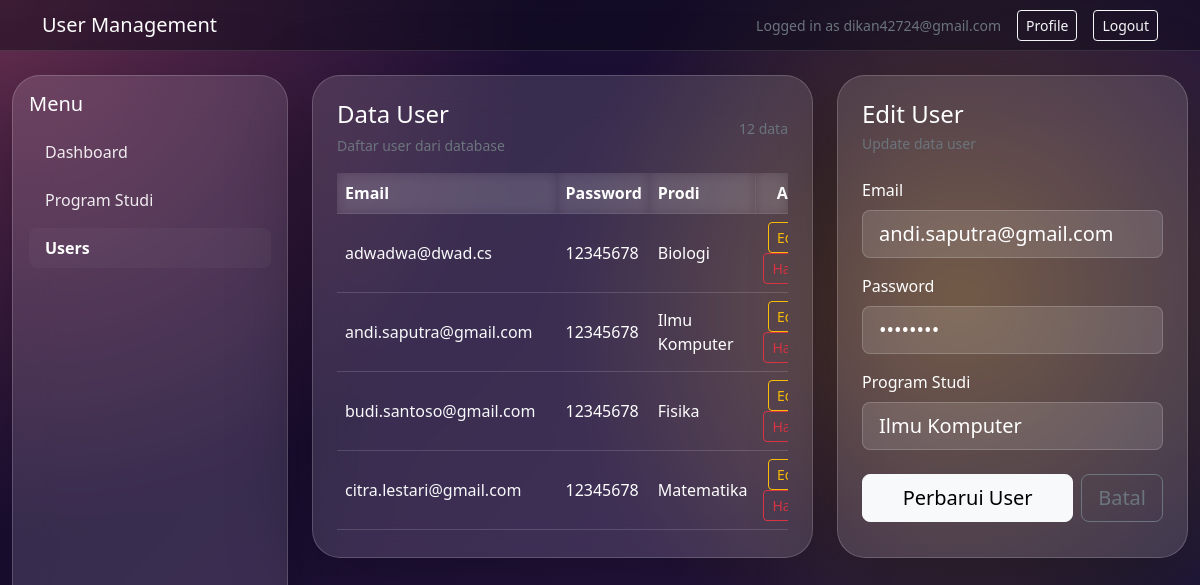
The app's page /user.php?edit=12 (signed in) with its own data.
### tables this page shows
CREATE TABLE `user_tbl` (
  `user_id` int(11) NOT NULL,
  `email` varchar(255) NOT NULL,
  `password` varchar(255) NOT NULL,
  `prodi_id` int(11) NOT NULL
);

CREATE TABLE `prodi_tbl` (
  `prodi_id` int(11) NOT NULL,
  `nama_prodi` varchar(255) NOT NULL
);

### user.php (the view, shortened to what this page needs)
<?php
$dbHost = 'localhost';
$dbUser = 'root';
$dbPassword = '';
$dbName = 'pemweb_db';
$email = $_SESSION['email'] ?? 'User';
$error = '';
$emailValue = '';
$passwordValue = '';
$selectedProdiId = '';
$editingUserId = null;
$conn = new mysqli($dbHost, $dbUser, $dbPassword, $dbName);
$prodiList = [];
$users = [];
if ($error === '') {
	$prodiResult = $conn->query('SELECT prodi_id, nama_prodi FROM prodi_tbl ORDER BY nama_prodi ASC');
	if ($prodiResult) {
		while ($row = $prodiResult->fetch_assoc()) {
			$prodiList[] = $row;
		}
	}
	if (isset($_GET['edit'])) {
		$editId = intval($_GET['edit']);
		$stmt = $conn->prepare('SELECT user_id, email, password, prodi_id FROM user_tbl WHERE user_id = ?');
		if ($stmt) {
			$stmt->bind_param('i', $editId);
			$stmt->execute();
			$result = $stmt->get_result();
			if ($row = $result->fetch_assoc()) {
				$editingUserId = $row['user_id'];
				$emailValue = $row['email'];
				$passwordValue = $row['password'];
				$selectedProdiId = $row['prodi_id'];
			}
		}
	}
	$userResult = $conn->query('SELECT u.user_id, u.email, u.password, p.nama_prodi FROM user_tbl u LEFT JOIN prodi_tbl p ON p.prodi_id = u.prodi_id ORDER BY u.email ASC');
	if ($userResult) {
		while ($row = $userResult->fetch_assoc()) {
			$users[] = $row;
		}
	}
}
?>
<!doctype html>
<html lang="en">
<head>
	<link rel="stylesheet" href="css/bootstrap.min.css">
</head>
<body>
	<nav class="navbar navbar-expand-lg navbar-dark" style="background: rgba(10, 10, 20, 0.45); backdrop-filter: blur(16px); border-bottom: 1px solid rgba(255, 255, 255, 0.12);">
		<div class="container">
			<span class="navbar-brand mb-0 h1">User Management</span>
			<div class="ms-auto d-flex align-items-center gap-3">
				<span class="text-secondary small">Logged in as <?php echo htmlspecialchars($email, ENT_QUOTES, 'UTF-8'); ?></span>
				<a href="profile.php" class="btn btn-outline-light btn-sm">Profile</a>
				<a href="dashboard.php?logout=1" class="btn btn-outline-light btn-sm">Logout</a>
			</div>
		</div>
	</nav>
	<main class="container-fluid py-4">
		<div class="row g-4">
			<aside class="col-12 col-md-3 mb-4">
				<div class="p-3 hero-glass sidebar">
					<h5 class="mb-3">Menu</h5>
					<ul class="nav flex-column">
						<li class="nav-item mb-2"><a class="nav-link" href="dashboard.php">Dashboard</a></li>
						<li class="nav-item mb-2"><a class="nav-link" href="program_studi.php">Program Studi</a></li>
						<li class="nav-item mb-2"><a class="nav-link active" href="user.php">Users</a></li>
					</ul>
				</div>
			</aside>
			<section class="col-12 col-md-9">
				<div class="row g-4">
					<div class="col-12 col-lg-7">
						<div class="card hero-glass p-4 h-100">
					<div class="d-flex justify-content-between align-items-center mb-3">
						<div>
							<h4 class="mb-1">Data User</h4>
							<small class="text-secondary">Daftar user dari database</small>
						</div>
						<div class="text-secondary small"><?php echo count($users); ?> data</div>
					</div>
						<div class="table-responsive">
						<table class="table table-glass align-middle mb-0">
							<thead>
								<tr>
									<th>Email</th>
									<th>Password</th>
									<th>Prodi</th>
									<th class="text-center">Aksi</th>
								</tr>
							</thead>
							<tbody>
								<?php if (count($users) > 0): ?>
									<?php foreach ($users as $user): ?>
										<tr>
											<td>
												<a href="user.php?edit=<?php echo htmlspecialchars($user['user_id'], ENT_QUOTES, 'UTF-8'); ?>" class="text-light text-decoration-none user-email-link" style="cursor: pointer;">
													<?php echo htmlspecialchars($user['email'] ?? '', ENT_QUOTES, 'UTF-8'); ?>
												</a>
											</td>
											<td><?php echo htmlspecialchars($user['password'] ?? '', ENT_QUOTES, 'UTF-8'); ?></td>
											<td><?php echo htmlspecialchars($user['nama_prodi'] ?? '-', ENT_QUOTES, 'UTF-8'); ?></td>
											<td class="text-center">
												<a href="user.php?edit=<?php echo htmlspecialchars($user['user_id'], ENT_QUOTES, 'UTF-8'); ?>" class="btn btn-sm btn-outline-warning me-2">Edit</a>
												<a href="user.php?delete=<?php echo htmlspecialchars($user['user_id'], ENT_QUOTES, 'UTF-8'); ?>" class="btn btn-sm btn-outline-danger" onclick="return confirm('Apakah Anda yakin ingin menghapus user ini?');">Hapus</a>
											</td>
										</tr>
									<?php endforeach; ?>
								<?php else: ?>
									<tr>
										<td colspan="4" class="text-center text-secondary py-4">Belum ada data user.</td>
									</tr>
								<?php endif; ?>
							</tbody>
						</table>
					</div>
						</div>
					</div>
					<div class="col-12 col-lg-5">
						<div class="card hero-glass p-4 h-100">
							<h4 class="mb-1"><?php echo $editingUserId !== null ? 'Edit User' : 'Tambah User'; ?></h4>
							<small class="text-secondary d-block mb-4"><?php echo $editingUserId !== null ? 'Update data user' : 'Isi data untuk menambahkan user baru'; ?></small>
							<form method="post" action="user.php">
								<div class="mb-3">
									<label for="email" class="form-label">Email</label>
									<input type="email" class="form-control form-control-lg" id="email" name="email" value="<?php echo htmlspecialchars($emailValue, ENT_QUOTES, 'UTF-8'); ?>" placeholder="name@example.com" required>
								</div>
								<div class="mb-3">
									<label for="password" class="form-label">Password</label>
									<input type="password" class="form-control form-control-lg" id="password" name="password" value="<?php echo htmlspecialchars($passwordValue, ENT_QUOTES, 'UTF-8'); ?>" placeholder="Password" required>
								</div>
								<div class="mb-4">
									<label for="prodi_id" class="form-label">Program Studi</label>
									<select class="form-select form-select-lg" id="prodi_id" name="prodi_id" required>
										<?php foreach ($prodiList as $prodi): ?>
											<option value="<?php echo htmlspecialchars($prodi['prodi_id'], ENT_QUOTES, 'UTF-8'); ?>" <?php echo ((string)$selectedProdiId === (string)$prodi['prodi_id']) ? 'selected' : ''; ?>>
												<?php echo htmlspecialchars($prodi['nama_prodi'], ENT_QUOTES, 'UTF-8'); ?>
											</option>
										<?php endforeach; ?>
									</select>
								</div>
								<div class="d-grid gap-2 d-flex">
									<button type="submit" class="btn btn-light btn-lg flex-grow-1"><?php echo $editingUserId !== null ? 'Perbarui User' : 'Simpan User'; ?></button>
									<?php if ($editingUserId !== null): ?>
										<a href="user.php" class="btn btn-outline-secondary btn-lg">Batal</a>
									<?php endif; ?>
								</div>
							</form>
						</div>
					</div>
				</div>
			</section>
		</div>
	</main>
</body>
</html>

### user.php (style rules this page uses)
body { min-height: 100vh; background: radial-gradient(circle at top left, rgba(255, 111, 145, 0.35), transparent 28%), radial-gradient(circle at 80% 20%, rgba(255, 196, 0, 0.28), transparent 26%), radial-gradient(circle at 20% 85%, rgba(76, 175, 255, 0.24), transparent 28%), linear-gradient(135deg, #140b2d 0%, #25143f 45%, #0f1832 100%); color: #fff; }
.hero-glass { backdrop-filter: blur(20px); background: rgba(255, 255, 255, 0.12); border: 1px solid rgba(255, 255, 255, 0.18); color: #fff; border-radius: 1.75rem; box-shadow: 0 24px 80px rgba(0, 0, 0, 0.35); }
.table-glass { --bs-table-bg: transparent; --bs-table-color: #fff; --bs-table-border-color: rgba(255, 255, 255, 0.15); }
.table-responsive { max-height: 360px; overflow-y: auto; }
.table-responsive table { margin-bottom: 0; }
.table-responsive thead th { position: sticky; top: 0; z-index: 2; background: rgba(255, 255, 255, 0.06); backdrop-filter: blur(6px); color: #fff; }
.form-control, .form-select { background: rgba(255, 255, 255, 0.12); border: 1px solid rgba(255, 255, 255, 0.18); color: #fff; }
.form-control::placeholder { color: rgba(255, 255, 255, 0.55); }
.form-select option { color: #111; }
.sidebar { min-height: calc(100vh - 96px); position: sticky; top: 72px; }
.sidebar .nav-link { color: rgba(255,255,255,0.9); }
.sidebar .nav-link.active { font-weight: 700; color: #fff; background: rgba(255,255,255,0.03); border-radius: 0.5rem; }

### records on screen
user_tbl: email "adwadwa@dwad.cs", password "12345678", prodi.nama_prodi "Biologi"
user_tbl: email "andi.saputra@gmail.com", password "12345678", prodi.nama_prodi "Ilmu Komputer", prodi_id "Ilmu Komputer"
user_tbl: email "budi.santoso@gmail.com", password "12345678", prodi.nama_prodi "Fisika"
user_tbl: email "citra.lestari@gmail.com", password "12345678", prodi.nama_prodi "Matematika"

### other values on screen
$email "dikan42724@gmail.com"
count($users) "12"
